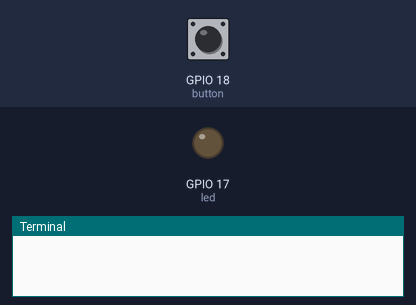
A program run on a simulated Raspberry Pi (BCM pin numbers). On the bench: output pins drawn as LEDs (lit = HIGH), the last lines printed to the terminal. The test bench sets the inputs (shaded band); at power-on: GPIO 18 (button) HIGH.

Above: at 1.2 s.
1.3 s: GPIO 18 (button) pulled LOW for 0.15 s
At 1.4 s:
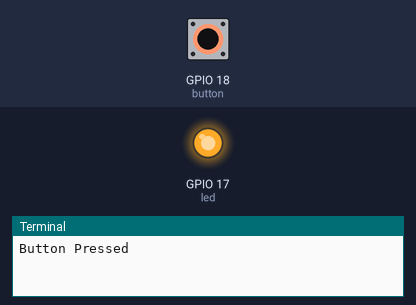
3.0 s: GPIO 18 (button) pulled LOW for 3.2 s
At 7.4 s:
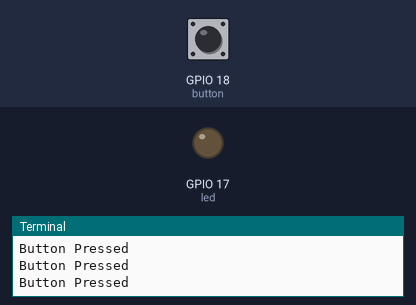
Timing chart, 0 to 8.9 s (numbered marks = the images above; inputs shaded):
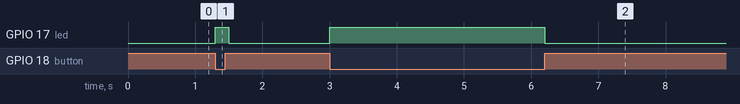

Measured:
- after the input at 1.3 s, GPIO 17 (led): LOW → HIGH at once, → LOW 0.20 s later
- after the input at 3.0 s, GPIO 17 (led): LOW → HIGH at once, → LOW 3.2 s later

The program:

button_led_test.py
```python
# Button and LED test
import RPi.GPIO as GPIO
import time

button = 18
led = 17

GPIO.setmode(GPIO.BCM)
GPIO.setup(button, GPIO.IN, pull_up_down=GPIO.PUD_UP)
GPIO.setup(led, GPIO.OUT)
GPIO.output(led, False)

while True:
    input_state = GPIO.input(button)
    GPIO.output(led, False)

    if input_state == False:
        print('Button Pressed')
        GPIO.output(led, True)
        time.sleep(0.2)
GPIO.cleanup()           # clean up GPIO on normal exit
```
